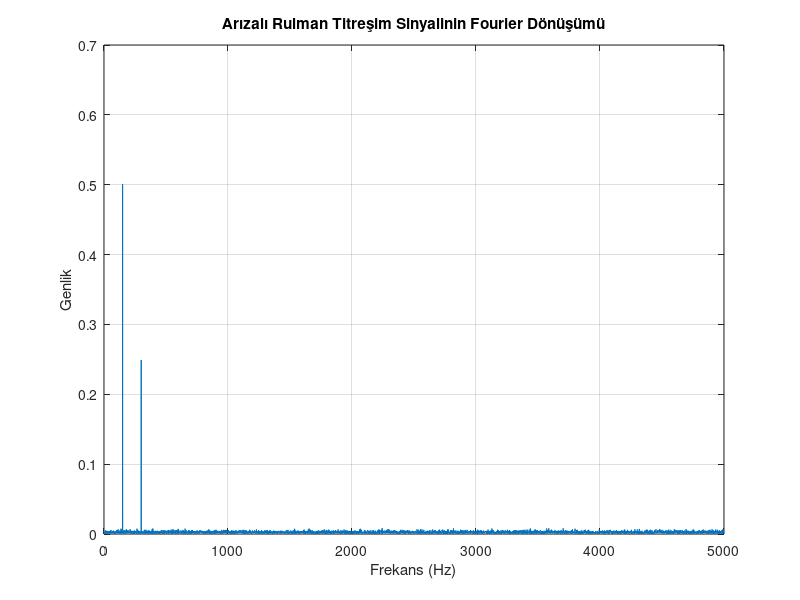

This chart was generated by the following MATLAB code:
% Örnek sinyal parametreleri
fs = 10000; % Örnekleme frekansı (Hz)
t = 0:1/fs:1-1/fs; % 1 saniyelik zaman vektörü

% Arızalı rulman titreşim sinyalinin oluşturulması (örnek)
f_bearing_fault = 150; % Arıza frekansı (örnek olarak 150 Hz)
x = sin(2 * pi * f_bearing_fault * t) + 0.5 * sin(2 * pi * 2 * f_bearing_fault * t); % Harmonikler eklenir
x = x + 0.3 * randn(size(t)); % Gürültü eklenir

% Fourier dönüşümünün hesaplanması
X = fft(x);
n = length(x);
f_vector = (0:n-1)*(fs/n); % Frekans vektörü

% Genlik spektrumu
amplitude = abs(X)/n;

% Spektrumun ilk yarısının gösterimi
figure;
plot(f_vector(1:floor(n/2)), amplitude(1:floor(n/2)));
title('Arızalı Rulman Titreşim Sinyalinin Fourier Dönüşümü');
xlabel('Frekans (Hz)');
ylabel('Genlik');
grid on;
